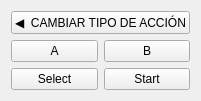
                <widget class="QWidget" name="page_mando">
                 <layout class="QVBoxLayout" name="verticalLayout_mando" stretch="1,4">
                  <item>
                   <widget class="QPushButton" name="btn_volver_cat1">
                    <property name="sizePolicy">
                     <sizepolicy hsizetype="Expanding" vsizetype="Minimum">
                      <horstretch>0</horstretch>
                      <verstretch>0</verstretch>
                     </sizepolicy>
                    </property>
                    <property name="text">
                     <string>◀  CAMBIAR TIPO DE ACCIÓN</string>
                    </property>
                    <property name="type" stdset="0">
                     <string>secondary</string>
                    </property>
                   </widget>
                  </item>
                  <item>
                   <layout class="QGridLayout" name="gridLayout_mando">
                    <item row="1" column="1">
                     <widget class="QPushButton" name="Start_button">
                      <property name="sizePolicy">
                       <sizepolicy hsizetype="Expanding" vsizetype="Expanding">
                        <horstretch>0</horstretch>
                        <verstretch>0</verstretch>
                       </sizepolicy>
                      </property>
                      <property name="text">
                       <string>Start</string>
                      </property>
                      <property name="checkable">
                       <bool>true</bool>
                      </property>
                      <property name="autoExclusive">
                       <bool>true</bool>
                      </property>
                      <property name="gamepadInput" stdset="0">
                       <string>XUSB_GAMEPAD_START</string>
                      </property>
                      <attribute name="buttonGroup">
                       <string notr="true">controlButtons</string>
                      </attribute>
                     </widget>
                    </item>
                    <item row="1" column="0">
                     <widget class="QPushButton" name="Select_button">
                      <property name="sizePolicy">
                       <sizepolicy hsizetype="Expanding" vsizetype="Expanding">
                        <horstretch>0</horstretch>
                        <verstretch>0</verstretch>
                       </sizepolicy>
                      </property>
                      <property name="text">
                       <string>Select</string>
                      </property>
                      <property name="checkable">
                       <bool>true</bool>
                      </property>
                      <property name="autoExclusive">
                       <bool>true</bool>
                      </property>
                      <property name="gamepadInput" stdset="0">
                       <string>XUSB_GAMEPAD_BACK</string>
                      </property>
                      <attribute name="buttonGroup">
                       <string notr="true">controlButtons</string>
                      </attribute>
                     </widget>
                    </item>
                    <item row="0" column="0">
                     <widget class="QPushButton" name="A_button">
                      <property name="sizePolicy">
                       <sizepolicy hsizetype="Expanding" vsizetype="Expanding">
                        <horstretch>0</horstretch>
                        <verstretch>0</verstretch>
                       </sizepolicy>
                      </property>
                      <property name="text">
                       <string>A</string>
                      </property>
                      <property name="checkable">
                       <bool>true</bool>
                      </property>
                      <property name="autoExclusive">
                       <bool>true</bool>
                      </property>
                      <property name="gamepadInput" stdset="0">
                       <string>XUSB_GAMEPAD_A</string>
                      </property>
                      <attribute name="buttonGroup">
                       <string notr="true">controlButtons</string>
                      </attribute>
                     </widget>
                    </item>
                    <item row="0" column="1">
                     <widget class="QPushButton" name="B_button">
                      <property name="sizePolicy">
                       <sizepolicy hsizetype="Expanding" vsizetype="Expanding">
                        <horstretch>0</horstretch>
                        <verstretch>0</verstretch>
                       </sizepolicy>
                      </property>
                      <property name="text">
                       <string>B</string>
                      </property>
                      <property name="checkable">
                       <bool>true</bool>
                      </property>
                      <property name="autoExclusive">
                       <bool>true</bool>
                      </property>
                      <property name="gamepadInput" stdset="0">
                       <string>XUSB_GAMEPAD_B</string>
                      </property>
                      <attribute name="buttonGroup">
                       <string notr="true">controlButtons</string>
                      </attribute>
                     </widget>
                    </item>
                   </layout>
                  </item>
                 </layout>
                </widget>
